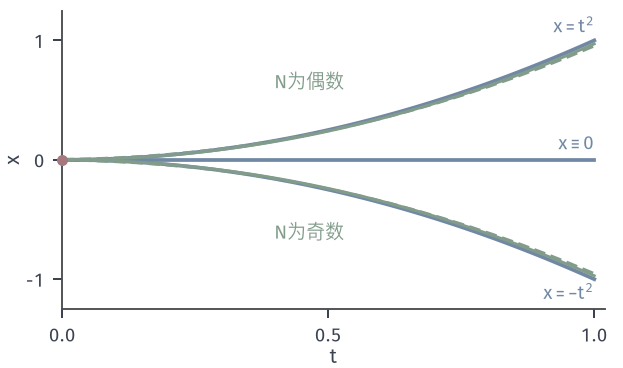

This figure's Python source:
from pathlib import Path
import sys
sys.path.insert(0,str(Path(__file__).resolve().parents[1]/"odeex-common"))
from odeex_common import *
HERE=Path(__file__).resolve().parent

# x'=2 sgn(x) sqrt|x|; Euler polygons from x0=(-1)^N/N^2 on [0,1].
fig,ax=figure(width_mm=88,height_mm=52)
panel(fig,.1,.97,.97,.16)
f=lambda x:2*np.sign(x)*np.sqrt(abs(x))
d=1.
last={}
for N,ls in ((20,(0,(4,2))),(21,(0,(4,2))),(80,'-'),(81,'-')):
    h=d/N; x=[(-1)**N/N**2]
    for k in range(N): x.append(x[-1]+h*f(x[-1]))
    t=np.arange(N+1)*h; ax.plot(t,x,color=GREEN,lw=1.15,ls=ls,zorder=4); last[N]=x[-1]
t=np.linspace(0,1,100)
ax.plot(t,t**2,color=BLUE,lw=1.5,zorder=3); ax.plot(t,-t**2,color=BLUE,lw=1.5,zorder=3); ax.plot(t,0*t,color=BLUE,lw=1.5,zorder=3)
dot(ax,0,0)
ax.text(1.,1.03,'$x=t^2$',color=BLUE,fontsize=7.5,ha='right',va='bottom'); ax.text(1.,-1.03,'$x=-t^2$',color=BLUE,fontsize=7.5,ha='right',va='top'); ax.text(1.,.05,'$x\\equiv0$',color=BLUE,fontsize=7.5,ha='right',va='bottom')
ax.text(.53,.60,'N为偶数',color=GREEN,fontsize=7.5,ha='right'); ax.text(.53,-.66,'N为奇数',color=GREEN,fontsize=7.5,ha='right')
ax.set_xlim(0,1.02); ax.set_ylim(-1.25,1.25); ax.set_xticks([0,.5,1]); ax.set_yticks([-1,0,1]); ax.set_xlabel('$t$',labelpad=1); ax.set_ylabel('$x$',labelpad=1)
save(fig,HERE,'figure',{'x_end':last})
